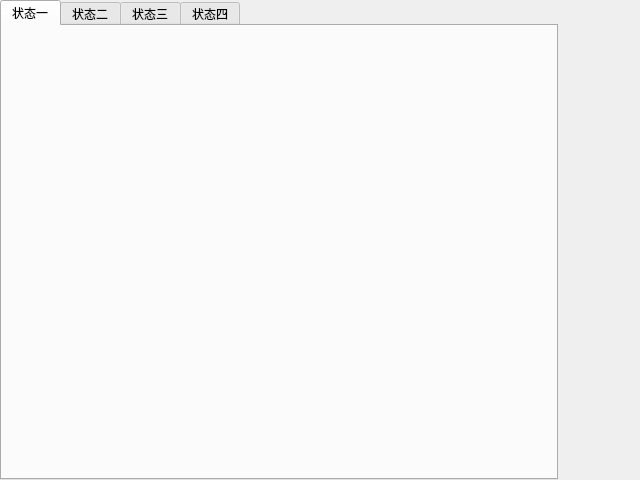
<?xml version="1.0" encoding="UTF-8"?>
<ui version="4.0">
 <class>wActionConfig</class>
 <widget class="QWidget" name="wActionConfig">
  <property name="geometry">
   <rect>
    <x>0</x>
    <y>0</y>
    <width>640</width>
    <height>480</height>
   </rect>
  </property>
  <property name="windowTitle">
   <string>Form</string>
  </property>
  <layout class="QHBoxLayout" name="horizontalLayout" stretch="5,1">
   <property name="spacing">
    <number>0</number>
   </property>
   <property name="leftMargin">
    <number>0</number>
   </property>
   <property name="topMargin">
    <number>0</number>
   </property>
   <property name="rightMargin">
    <number>0</number>
   </property>
   <property name="bottomMargin">
    <number>0</number>
   </property>
   <item>
    <widget class="QTabWidget" name="tabWidget">
     <property name="currentIndex">
      <number>0</number>
     </property>
     <widget class="QWidget" name="tab_state1">
      <attribute name="title">
       <string>状态一</string>
      </attribute>
     </widget>
     <widget class="QWidget" name="tab_state2">
      <attribute name="title">
       <string>状态二</string>
      </attribute>
     </widget>
     <widget class="QWidget" name="tab_state3">
      <attribute name="title">
       <string>状态三</string>
      </attribute>
     </widget>
     <widget class="QWidget" name="tab_state4">
      <attribute name="title">
       <string>状态四</string>
      </attribute>
     </widget>
    </widget>
   </item>
   <item>
    <widget class="ConsoleContainer" name="navi" native="true">
     <property name="maximumSize">
      <size>
       <width>82</width>
       <height>16777215</height>
      </size>
     </property>
    </widget>
   </item>
  </layout>
 </widget>
 <customwidgets>
  <customwidget>
   <class>ConsoleContainer</class>
   <extends>QWidget</extends>
   <header>customWidget/consolecontainer.h</header>
   <container>1</container>
  </customwidget>
 </customwidgets>
 <resources/>
 <connections/>
</ui>
